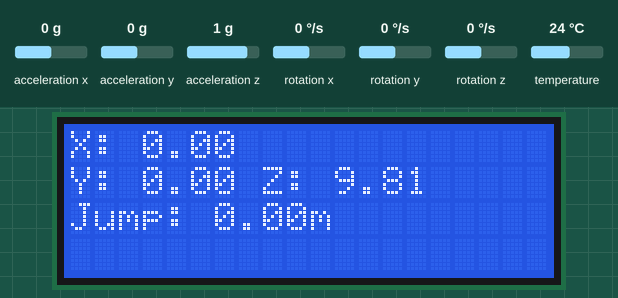
Bench run of a sketch on a simulated Arduino Nano, built with avr-gcc and run on an emulated ATmega328P. Shown: 20×4 character LCD. The test bench sets the inputs (shaded band); at power-on: acceleration z 1 g, acceleration x 0 g, acceleration y 0 g, rotation x 0 °/s, rotation y 0 °/s, rotation z 0 °/s, temperature 24 °C. What the sketch prints to the serial monitor is not drawn.

Above: at 1.2 s.
1.3 s: acceleration z set to 1.4 g
At 2.3 s:
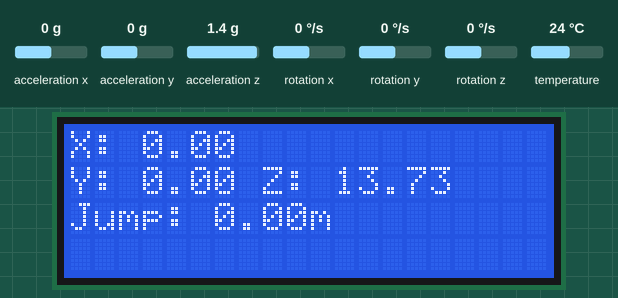
2.8 s: acceleration x set to -1.4 g
At 3.6 s:
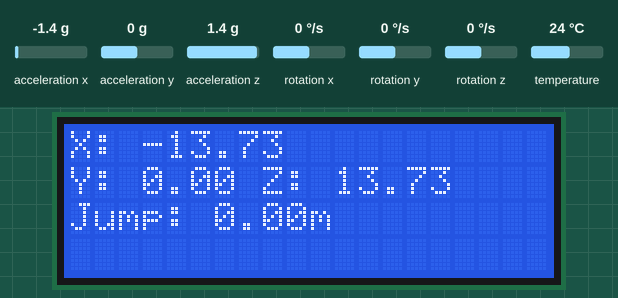
4.3 s: acceleration y set to -1.4 g
At 4.8 s:
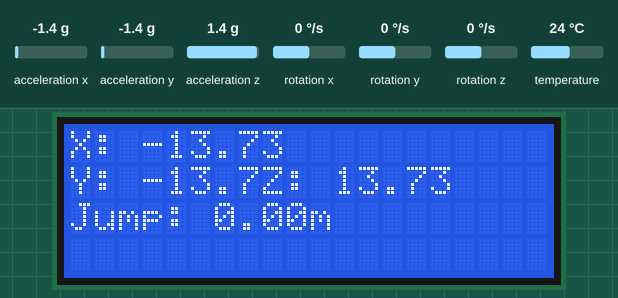
5.8 s: acceleration z set to -1.4 g
At 7.0 s:
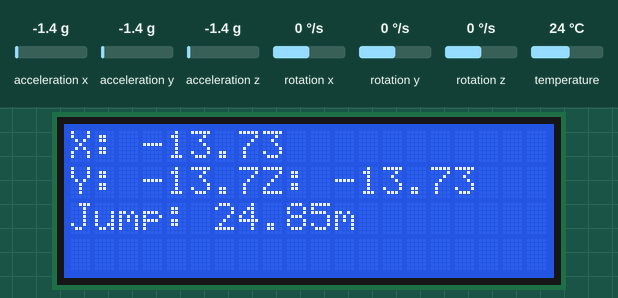
7.3 s: acceleration x set to -0.8 g
At 8.4 s:
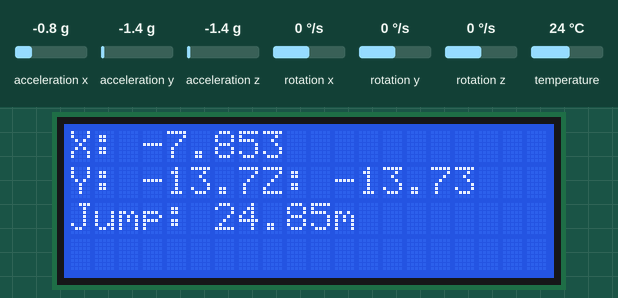
Timing chart, 0 to 9.8 s (numbered marks = the images above; inputs shaded):
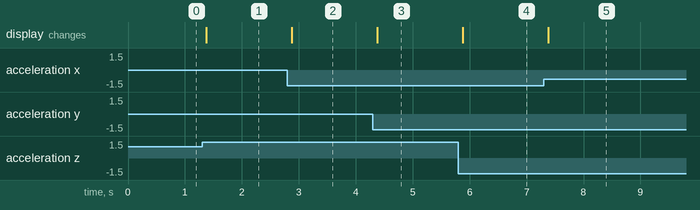

Measured:
- after the input at 1.3 s, the display: changes after 0.07 s (image 1)
- after the input at 2.8 s, the display: changes after 0.07 s (image 2)
- after the input at 4.3 s, the display: changes after 0.08 s (image 3)
- after the input at 5.8 s, the display: changes after 0.08 s (image 4)
- after the input at 7.3 s, the display: changes after 0.08 s (image 5)

The sketch:

ISPmediumJumpTracker2.ino
```cpp
// PROJECT  :Jump Height Tracker
// PURPOSE  :To calculate the height of a persons vertical jump through an acceleromter
// COURSE   :ICS3U-E2
// AUTHOR   :Jack Smith
// DATE     :2025 04 06
// MCU      :328P (Nano)
// STATUS   :Working
// REFERENCE: https://howtomechatronics.com/tutorials/arduino/arduino-and-mpu6050-accelerometer-and-gyroscope-tutorial/#google_vignette

#include <Wire.h>               // Include Wire library for I2C communication
#include <Adafruit_MPU6050.h>   // Include Adafruit library for MPU6050 sensor
#include <Adafruit_Sensor.h>    // Include generic sensor library from Adafruit
#include <LiquidCrystal_I2C.h>  // Include LiquidCrystal I2C library for LCD display

Adafruit_MPU6050 mpu;                // Create an MPU6050 object named 'mpu'
LiquidCrystal_I2C lcd(0x27, 20, 4);  // Create an LCD object at I2C address 0x27 with 20 columns and 4 rows

#define DATA_POINTS 200       // Define a constant for the number of data points in the circular buffer (200 points)
float jumpData[DATA_POINTS];  // Declare an array to store the last 200 Z acceleration values
int index = 0;                // Initialize an index variable for the circular buffer

uint8_t inJump = 0;               // Flag to indicate whether a jump is occurring (0 = no jump, 1 = jump happening)
unsigned long jumpStartTime = 0;  // Variable to store the time when a jump starts
unsigned long jumpEndTime = 0;    // Variable to store the time when a jump ends
float jumpHeight = 0;             // Variable to store the calculated jump height

void setup() {                   // Begin the setup function, runs once at start
  Serial.begin(115200);          // Initialize Serial communication at 115200 baud
  lcd.init();                    // Initialize the LCD
  lcd.backlight();               // Turn on the LCD backlight
  lcd.setCursor(0, 0);           // Set the LCD cursor to the first column of the first row
  lcd.print("MPU6050 Init...");  // Print initialization message on the LCD

  if (!mpu.begin()) {                      // Try to initialize the MPU6050 sensor, check if it fails
    lcd.setCursor(0, 1);                   // Set the LCD cursor to the first column of the second row
    lcd.print("ERROR!");                   // Print error message on the LCD
    Serial.println("MPU6050 not found!");  // Output error message to the Serial monitor
    while (1)
      ;  // Enter an infinite loop if the sensor is not found
  }

  mpu.setAccelerometerRange(MPU6050_RANGE_2_G);  // Set the accelerometer's range to ±2G
  mpu.setGyroRange(MPU6050_RANGE_250_DEG);       // Set the gyroscope's range to ±250 degrees per second
  mpu.setFilterBandwidth(MPU6050_BAND_21_HZ);    // Set the sensor's filter bandwidth to 21 Hz

  lcd.clear();  // Clear the LCD screen
}

void display(float x, float y, float z, float height) {  // Define a function to display sensor values and jump height on the LCD
  lcd.setCursor(0, 0);                                   // Set the LCD cursor to the first column of the first row
  lcd.print("X: ");                                      // Print label for X acceleration
  lcd.print(x, 2);                                       // Print X acceleration value with 2 decimal places

  lcd.setCursor(0, 1);  // Set the LCD cursor to the first column of the second row
  lcd.print("Y: ");     // Print label for Y acceleration
  lcd.print(y, 2);      // Print Y acceleration value with 2 decimal places

  lcd.setCursor(8, 1);  // Set the LCD cursor to the 9th column of the second row
  lcd.print("Z: ");     // Print label for Z acceleration
  lcd.print(z, 2);      // Print Z acceleration value with 2 decimal places

  lcd.setCursor(0, 2);   // Set the LCD cursor to the first column of the third row
  lcd.print("Jump: ");   // Print label for jump height
  lcd.print(height, 2);  // Print jump height value with 2 decimal places
  lcd.print("m ");       // Print "m" to indicate meters
}

void loop() {                            // Begin the loop function, runs repeatedly
  static unsigned long prevTime = 0;     // Declare a static variable to keep track of previous time
  unsigned long currentTime = millis();  // Get the current time in milliseconds

  if (currentTime - prevTime >= 50) {  // Check if 50ms have passed since the last update
    prevTime = currentTime;            // Update prevTime with the current time

    sensors_event_t a, g, temp;   // Declare sensor event structures for acceleration, gyroscope, and temperature
    mpu.getEvent(&a, &g, &temp);  // Retrieve sensor data from the MPU6050

    float zAcc = a.acceleration.z;  // Store the Z-axis acceleration value

    // Store Z acceleration
    jumpData[index] = zAcc;             // Save the current Z acceleration into the buffer
    index = (index + 1) % DATA_POINTS;  // Increment the buffer index and wrap around if necessary

    // Detect Jump Start
    if (!inJump && zAcc > 12.0) {        // If not currently in a jump and Z acceleration exceeds 12.0 (indicative of takeoff)
      inJump = 1;                        // Set the jump flag to indicate a jump has started
      jumpStartTime = millis();          // Record the time when the jump started
      Serial.println("Jump detected!");  // Print a message to the Serial monitor indicating a jump
    }

    // Detect Jump End
    if (inJump && zAcc < 9.5) {                                // If in a jump and Z acceleration drops below 9.5 (indicative of landing)
      inJump = 0;                                              // Reset the jump flag as the jump has ended
      jumpEndTime = millis();                                  // Record the time when the jump ended
      float airTime = (jumpEndTime - jumpStartTime) / 1000.0;  // Calculate the duration of the jump in seconds

      // Calculate Jump Height
      jumpHeight = (9.81 * airTime * airTime) / 8.0;  // Compute the jump height based on air time
      Serial.print("Jump Height: ");                  // Print label for jump height on the Serial monitor
      Serial.print(jumpHeight, 2);                    // Print the calculated jump height with 2 decimal places
      Serial.println(" m");                           // Print "m" to indicate meters and move to next line
    }

    Serial.print("X: ");                // Print label for X acceleration on Serial monitor
    Serial.print(a.acceleration.x, 2);  // Print X acceleration with 2 decimal places
    Serial.print(" Y: ");               // Print label for Y acceleration
    Serial.print(a.acceleration.y, 2);  // Print Y acceleration with 2 decimal places
    Serial.print(" Z: ");               // Print label for Z acceleration
    Serial.print(zAcc, 2);              // Print Z acceleration with 2 decimal places
    Serial.print(" Jump Height: ");     // Print label for jump height
    Serial.print(jumpHeight, 2);        // Print jump height with 2 decimal places
    Serial.println("m");                // Print "m" to indicate meters and move to next line

    display(a.acceleration.x, a.acceleration.y, zAcc, jumpHeight);  // Call the display function to show values on the LCD
  }
}
```
